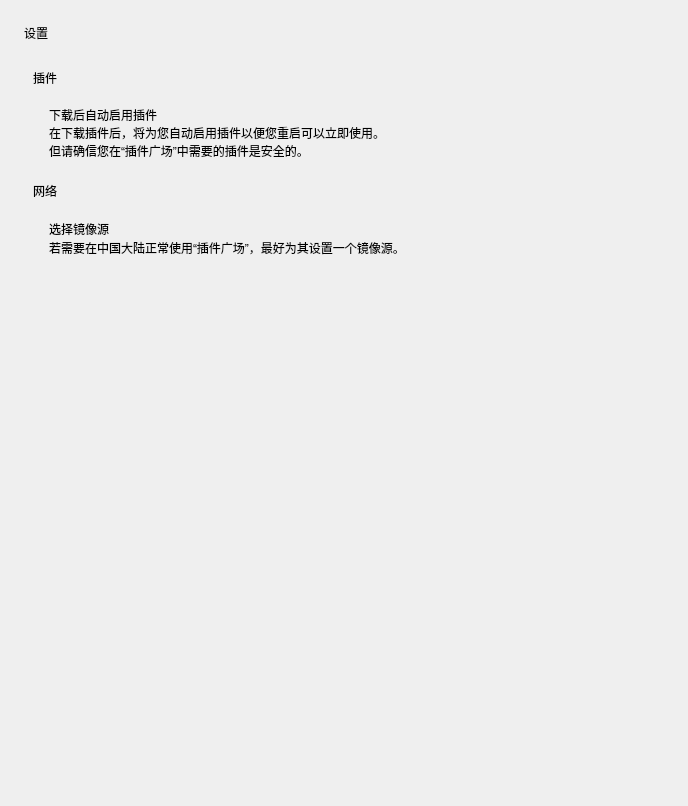
<?xml version="1.0" encoding="UTF-8"?>
<ui version="4.0">
 <class>Form</class>
 <widget class="QWidget" name="Form">
  <property name="geometry">
   <rect>
    <x>0</x>
    <y>0</y>
    <width>688</width>
    <height>806</height>
   </rect>
  </property>
  <property name="sizePolicy">
   <sizepolicy hsizetype="Preferred" vsizetype="Expanding">
    <horstretch>0</horstretch>
    <verstretch>0</verstretch>
   </sizepolicy>
  </property>
  <property name="windowTitle">
   <string>Form</string>
  </property>
  <layout class="QVBoxLayout" name="verticalLayout_2">
   <property name="spacing">
    <number>18</number>
   </property>
   <property name="leftMargin">
    <number>24</number>
   </property>
   <property name="topMargin">
    <number>24</number>
   </property>
   <property name="rightMargin">
    <number>24</number>
   </property>
   <property name="bottomMargin">
    <number>0</number>
   </property>
   <item>
    <widget class="TitleLabel" name="TitleLabel">
     <property name="text">
      <string>设置</string>
     </property>
    <property name="wordWrap"><bool>true</bool></property></widget>
   </item>
   <item>
    <widget class="SmoothScrollArea" name="SmoothScrollArea">
     <property name="styleSheet">
      <string notr="true">background: transparent; border: none</string>
     </property>
     <property name="widgetResizable">
      <bool>true</bool>
     </property>
     <widget class="QWidget" name="scrollAreaWidgetContents">
      <property name="geometry">
       <rect>
        <x>0</x>
        <y>0</y>
        <width>640</width>
        <height>725</height>
       </rect>
      </property>
      <layout class="QVBoxLayout" name="verticalLayout_9">
       <item>
        <layout class="QVBoxLayout" name="verticalLayout_7">
         <property name="spacing">
          <number>3</number>
         </property>
         <item>
          <widget class="SubtitleLabel" name="SubtitleLabel_4">
           <property name="text">
            <string>插件</string>
           </property>
          <property name="wordWrap"><bool>true</bool></property></widget>
         </item>
         <item>
          <widget class="CardWidget" name="CardWidget_4">
           <property name="minimumSize">
            <size>
             <width>0</width>
             <height>70</height>
            </size>
           </property>
           <layout class="QHBoxLayout" name="horizontalLayout_6">
            <property name="leftMargin">
             <number>16</number>
            </property>
            <property name="topMargin">
             <number>16</number>
            </property>
            <property name="rightMargin">
             <number>16</number>
            </property>
            <property name="bottomMargin">
             <number>16</number>
            </property>
            <item>
             <layout class="QVBoxLayout" name="verticalLayout_8">
              <property name="spacing">
               <number>0</number>
              </property>
              <item>
               <widget class="StrongBodyLabel" name="StrongBodyLabel_6">
                <property name="text">
                 <string>下载后自动启用插件</string>
                </property>
               <property name="wordWrap"><bool>true</bool></property></widget>
              </item>
              <item>
               <widget class="CaptionLabel" name="CaptionLabel_3">
                <property name="text">
                 <string>在下载插件后，将为您自动启用插件以便您重启可以立即使用。
但请确信您在“插件广场”中需要的插件是安全的。</string>
                </property>
                <property name="wordWrap">
                 <bool>true</bool>
                </property>
                <property name="lightColor" stdset="0">
                 <color alpha="150">
                  <red>0</red>
                  <green>0</green>
                  <blue>0</blue>
                 </color>
                </property>
                <property name="darkColor" stdset="0">
                 <color alpha="200">
                  <red>255</red>
                  <green>255</green>
                  <blue>255</blue>
                 </color>
                </property>
               </widget>
              </item>
             </layout>
            </item>
            <item>
             <widget class="SwitchButton" name="auto_enable_plugin">
              <property name="sizePolicy">
               <sizepolicy hsizetype="Maximum" vsizetype="Preferred">
                <horstretch>0</horstretch>
                <verstretch>0</verstretch>
               </sizepolicy>
              </property>
              <property name="onText">
               <string>启用</string>
              </property>
              <property name="offText">
               <string>禁用</string>
              </property>
             </widget>
            </item>
           </layout>
          </widget>
         </item>
        </layout>
       </item>
       <item>
        <layout class="QVBoxLayout" name="verticalLayout_5">
         <property name="spacing">
          <number>3</number>
         </property>
         <item>
          <widget class="SubtitleLabel" name="SubtitleLabel_3">
           <property name="text">
            <string>网络</string>
           </property>
          <property name="wordWrap"><bool>true</bool></property></widget>
         </item>
         <item>
          <widget class="CardWidget" name="CardWidget_3">
           <property name="minimumSize">
            <size>
             <width>0</width>
             <height>70</height>
            </size>
           </property>
           <layout class="QHBoxLayout" name="horizontalLayout_5">
            <property name="leftMargin">
             <number>16</number>
            </property>
            <property name="topMargin">
             <number>16</number>
            </property>
            <property name="rightMargin">
             <number>16</number>
            </property>
            <property name="bottomMargin">
             <number>16</number>
            </property>
            <item>
             <layout class="QVBoxLayout" name="verticalLayout_6">
              <property name="spacing">
               <number>0</number>
              </property>
              <item>
               <widget class="StrongBodyLabel" name="StrongBodyLabel_5">
                <property name="text">
                 <string>选择镜像源</string>
                </property>
               <property name="wordWrap"><bool>true</bool></property></widget>
              </item>
              <item>
               <widget class="CaptionLabel" name="CaptionLabel_2">
                <property name="text">
                 <string>若需要在中国大陆正常使用“插件广场”，最好为其设置一个镜像源。</string>
                </property>
                <property name="wordWrap">
                 <bool>true</bool>
                </property>
                <property name="lightColor" stdset="0">
                 <color alpha="150">
                  <red>0</red>
                  <green>0</green>
                  <blue>0</blue>
                 </color>
                </property>
                <property name="darkColor" stdset="0">
                 <color alpha="200">
                  <red>255</red>
                  <green>255</green>
                  <blue>255</blue>
                 </color>
                </property>
               </widget>
              </item>
             </layout>
            </item>
            <item>
             <widget class="ComboBox" name="select_proxy">
              <property name="sizePolicy">
               <sizepolicy hsizetype="Maximum" vsizetype="Fixed">
                <horstretch>0</horstretch>
                <verstretch>0</verstretch>
               </sizepolicy>
              </property>
             </widget>
            </item>
           </layout>
          </widget>
         </item>
        </layout>
       </item>
       <item>
        <spacer name="verticalSpacer">
         <property name="orientation">
          <enum>Qt::Vertical</enum>
         </property>
         <property name="sizeHint" stdset="0">
          <size>
           <width>20</width>
           <height>40</height>
          </size>
         </property>
        </spacer>
       </item>
       <item>
        <widget class="QFrame" name="blank">
         <property name="minimumSize">
          <size>
           <width>0</width>
           <height>25</height>
          </size>
         </property>
         <property name="frameShape">
          <enum>QFrame::StyledPanel</enum>
         </property>
         <property name="frameShadow">
          <enum>QFrame::Raised</enum>
         </property>
         <property name="lineWidth">
          <number>5</number>
         </property>
        </widget>
       </item>
      </layout>
     </widget>
    </widget>
   </item>
  </layout>
 </widget>
 <customwidgets>
  <customwidget>
   <class>ComboBox</class>
   <extends>QPushButton</extends>
   <header>qfluentwidgets</header>
  </customwidget>
  <customwidget>
   <class>SwitchButton</class>
   <extends>QWidget</extends>
   <header>qfluentwidgets</header>
  </customwidget>
  <customwidget>
   <class>CardWidget</class>
   <extends>QFrame</extends>
   <header>qfluentwidgets</header>
   <container>1</container>
  </customwidget>
  <customwidget>
   <class>SmoothScrollArea</class>
   <extends>QScrollArea</extends>
   <header>qfluentwidgets</header>
   <container>1</container>
  </customwidget>
  <customwidget>
   <class>CaptionLabel</class>
   <extends>QLabel</extends>
   <header>qfluentwidgets</header>
  </customwidget>
  <customwidget>
   <class>StrongBodyLabel</class>
   <extends>QLabel</extends>
   <header>qfluentwidgets</header>
  </customwidget>
  <customwidget>
   <class>SubtitleLabel</class>
   <extends>QLabel</extends>
   <header>qfluentwidgets</header>
  </customwidget>
  <customwidget>
   <class>TitleLabel</class>
   <extends>QLabel</extends>
   <header>qfluentwidgets</header>
  </customwidget>
 </customwidgets>
 <resources />
 <connections />
</ui>
